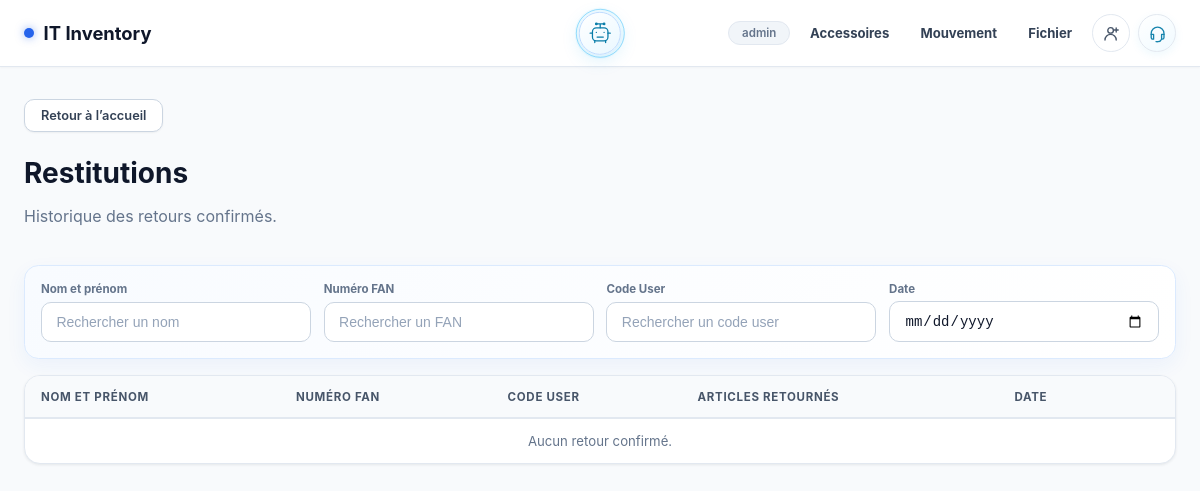
/restitutions (signed in), run on an earlier commit of the app's database.
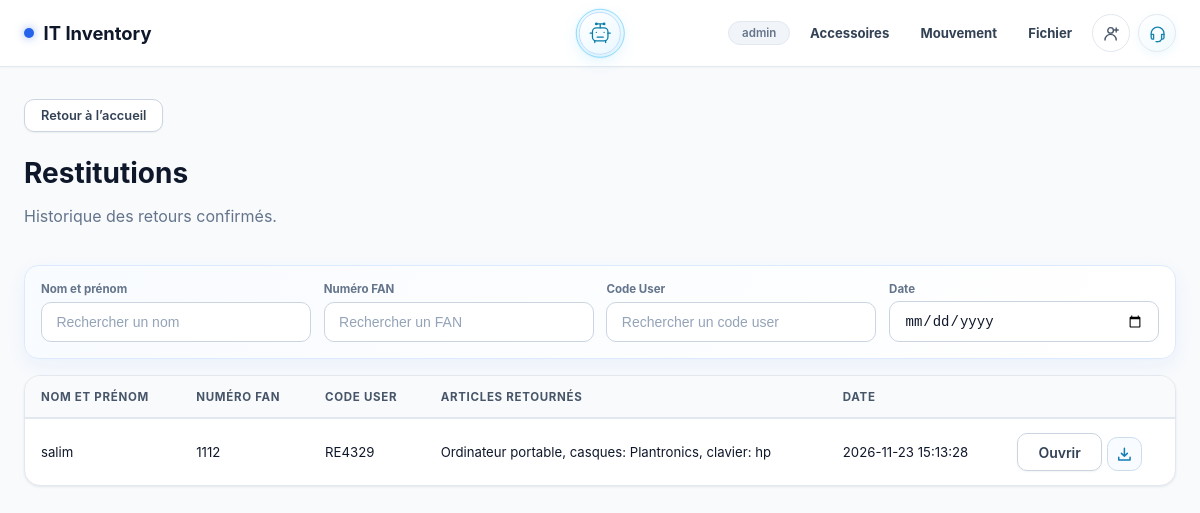
And on a later commit of the database.
### tables this page shows
CREATE TABLE restitutions (
        id INTEGER PRIMARY KEY AUTOINCREMENT,
        computer_id INTEGER NOT NULL,
        created_at TEXT NOT NULL DEFAULT CURRENT_TIMESTAMP
    , recipient_name TEXT, recipient_code TEXT, computer_returned INTEGER NOT NULL DEFAULT 0);

### app/routes/inventory.py (the view)
@inventory_bp.route('/restitutions')
def restitution_index():
    records = get_db().execute("""SELECT r.id AS restitution_id, r.created_at AS issued_at,
        COALESCE(r.recipient_name, i.last_recipient, i.username,
            (SELECT d.recipient_name FROM discharges d WHERE d.computer_id=r.computer_id ORDER BY d.id DESC LIMIT 1)) AS display_user,
        COALESCE(r.recipient_code, i.code_user,
            (SELECT d.recipient_code FROM discharges d WHERE d.computer_id=r.computer_id ORDER BY d.id DESC LIMIT 1)) AS display_code,
        r.computer_returned, i.fan,
        GROUP_CONCAT(CASE WHEN ri.category = 'sim-cards' THEN 'SIM Cards' WHEN ri.category = 'telephones' THEN 'Téléphone' ELSE ri.category END || ': ' || ri.brand || CASE WHEN ri.phone_model IS NOT NULL THEN ' ' || ri.phone_model ELSE '' END || CASE WHEN ri.category = 'sim-cards' THEN ' - ' || COALESCE(ri.serial_number, '') || ' - ' || COALESCE(ri.technical_details, '') ELSE '' END, ', ') AS returned_items
        FROM restitutions r JOIN inventory i ON i.id=r.computer_id
        LEFT JOIN restitution_items ri ON ri.restitution_id=r.id
        GROUP BY r.id ORDER BY r.id DESC""").fetchall()
    return render_template('discharge_list.html', records=records, movement='restitution')

### app/models/database.py (called while the page is built)
def get_db():
    if 'db' not in g:
        g.db = sqlite3.connect(
            current_app.config['DB_PATH'],
            detect_types=sqlite3.PARSE_DECLTYPES,
        )
        g.db.row_factory = sqlite3.Row
    return g.db

### templates/discharge_list.html (shortened to what this page needs)
{% extends 'base.html' %}
{% block content %}
<div class="page-fade accessory-page discharge-history">
  <a href="{{ url_for('inventory.index') }}" class="btn-back">Retour à l’accueil</a>
  <header class="accessory-heading"><div><h1>{{ 'Restitutions' if movement == 'restitution' else 'Décharges' }}</h1><p class="text-muted">{{ 'Historique des retours confirmés.' if movement == 'restitution' else 'Décharges actives : les articles déjà retournés sont retirés de cette liste.' }}</p></div></header>
  <div class="discharge-search-grid">
    <label>Nom et prénom<input id="searchUser" class="form-input" placeholder="Rechercher un nom" oninput="filterDischarges()"></label>
    <label>Numéro FAN<input id="searchFan" class="form-input" placeholder="Rechercher un FAN" oninput="filterDischarges()"></label>
    <label>Code User<input id="searchCodeUser" class="form-input" placeholder="Rechercher un code user" oninput="filterDischarges()"></label>
    <label>Date<input id="searchDate" type="date" class="form-input" oninput="filterDischarges()"></label>
  </div>
  <div class="card accessory-table-wrap"><table class="inv-table"><thead><tr><th>Nom et prénom</th><th>Numéro FAN</th><th>Code User</th><th>{{ 'Articles retournés' if movement == 'restitution' else 'Articles remis' }}</th><th>Date</th><th></th></tr></thead><tbody id="dischargeRows">
    {% for row in records %}{% set items = row.returned_items if movement == 'restitution' else row.taken_items %}{% if movement == 'restitution' and row.computer_returned %}{% set items = ('Ordinateur portable' ~ (', ' ~ items if items else '')) %}{% endif %}<tr class="discharge-record" data-code="{{ (row.display_code or '')|lower }}" data-fan="{{ (row.fan or '')|lower }}" data-user="{{ (row.display_user or '')|lower }}" data-date="{{ (row.issued_at or '')[:10] }}"><td>{{ row.display_user or '—' }}</td><td>{{ row.fan or '—' }}</td><td>{{ row.display_code or '—' }}</td><td>{{ items or '—' }}</td><td>{{ row.issued_at or '—' }}</td><td class="document-actions">{% if movement == 'restitution' %}<a class="btn btn-secondary" href="{{ url_for('inventory.restitution_record_document', restitution_id=row.restitution_id) }}">Ouvrir</a><a class="document-download-button" href="{{ url_for('inventory.restitution_record_document', restitution_id=row.restitution_id, download=1) }}" aria-label="Télécharger la restitution {{ row.restitution_id }}" title="Télécharger la restitution"><svg viewBox="0 0 20 20" aria-hidden="true"><path d="M10 2.75v9.5m0 0 3.5-3.5M10 12.25l-3.5-3.5M3.25 13.5v3.25h13.5V13.5"/></svg></a>{% endif %}</td></tr>{% else %}<tr><td colspan="6" class="accessory-empty">{{ 'Aucun retour confirmé.' if movement == 'restitution' else 'Aucune décharge active.' }}</td></tr>{% endfor %}
  </tbody></table></div>
</div>
{% endblock %}

What changed in the data, as far as the page shows it:
added restitutions: recipient_name "salim", fan "1112", recipient_code "RE4329", items "Ordinateur portable, casques: Plantronics, clavier: hp", created_at "2026-11-23 15:13:28"
Also different on the page:
text no longer shown: "Aucun retour confirmé."
